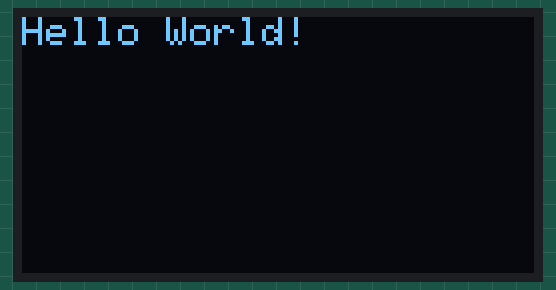
This sketch was run on a simulated Arduino Uno, built with avr-gcc and run on an emulated ATmega328P. Parts: 128×64 one-colour display. The display library's start-up logo is not drawn.

Above: at 2.1 s.
At 7.3 s:
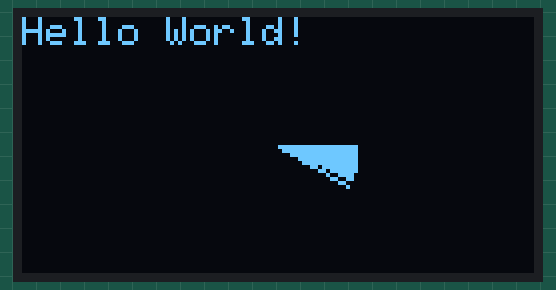
At 8.7 s:
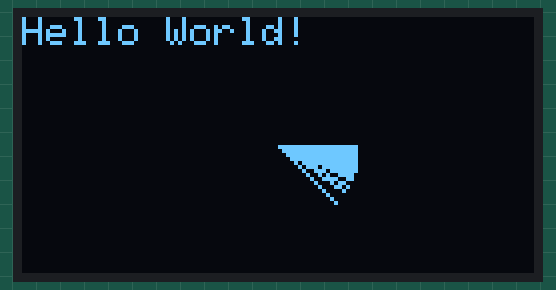
At 9.9 s:
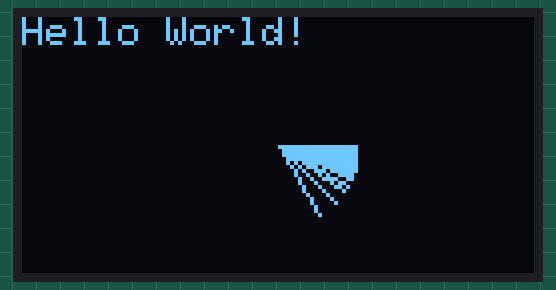
At 15.5 s:
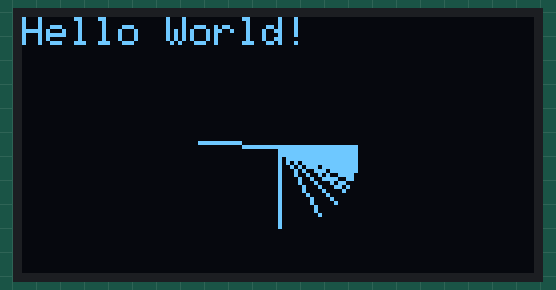
At 36.6 s:
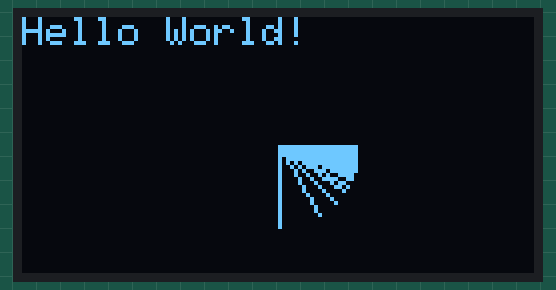

The sketch:

ssd1306.ino
```cpp
#include <Wire.h>
#include <Adafruit_GFX.h>
#include <Adafruit_SSD1306.h>

#define SCREEN_WIDTH 128
#define SCREEN_HEIGHT 64

#define OLED_RESET     -1
#define SCREEN_ADDRESS 0x3C

Adafruit_SSD1306 display(SCREEN_WIDTH, SCREEN_HEIGHT, &Wire, OLED_RESET);

void setup() {
  Serial.begin(115200);

  if(!display.begin(SSD1306_SWITCHCAPVCC, SCREEN_ADDRESS)) {
    Serial.println(F("SSD1306 allocation failed"));
    for(;;); // Don't proceed, loop forever
  }

  // Hiển thị thông báo khởi động
  display.display();
  delay(2000);
  display.clearDisplay();
}

void loop() {
  display.setTextSize(1);      // Kích thước chữ
  display.setTextColor(SSD1306_WHITE); // Màu chữ
  display.setCursor(0,0);     // Đặt vị trí in chữ
  display.println(F("Hello World!"));

  display.display();
  delay(2000); // Hiển thị "Hello World" trong 2 giây, sau đó xóa màn hình

  int centerX = SCREEN_WIDTH / 2;
  int centerY = SCREEN_HEIGHT / 2;
  int length = 20; // Chiều dài đoạn góc

  // Tính toán tọa độ đỉnh của góc
  for (int i=1; i<=180; i++) {
    int x2 = centerX + length * cos(PI/(180/i));
    int y2 = centerY + length * sin(PI/(180/i));

    // Vẽ đoạn thẳng từ trung tâm đến đỉnh góc
    display.drawLine(centerX, centerY, x2, y2, SSD1306_WHITE);

    // Hiển thị màn hình
    display.display();

    delay(100);
  }
    display.clearDisplay();
}
```

Measured:
- what the display in image 0 shows lasts 2.0 s, from 2.1 s to 4.1 s
- what the display in image 2 shows lasts 1.1 s, from 8.7 s to 9.8 s
- what the display in image 3 shows lasts 1.9 s, from 9.8 s to 11.7 s
- what the display in image 4 shows lasts 11.4 s, from 15.5 s to 26.9 s
